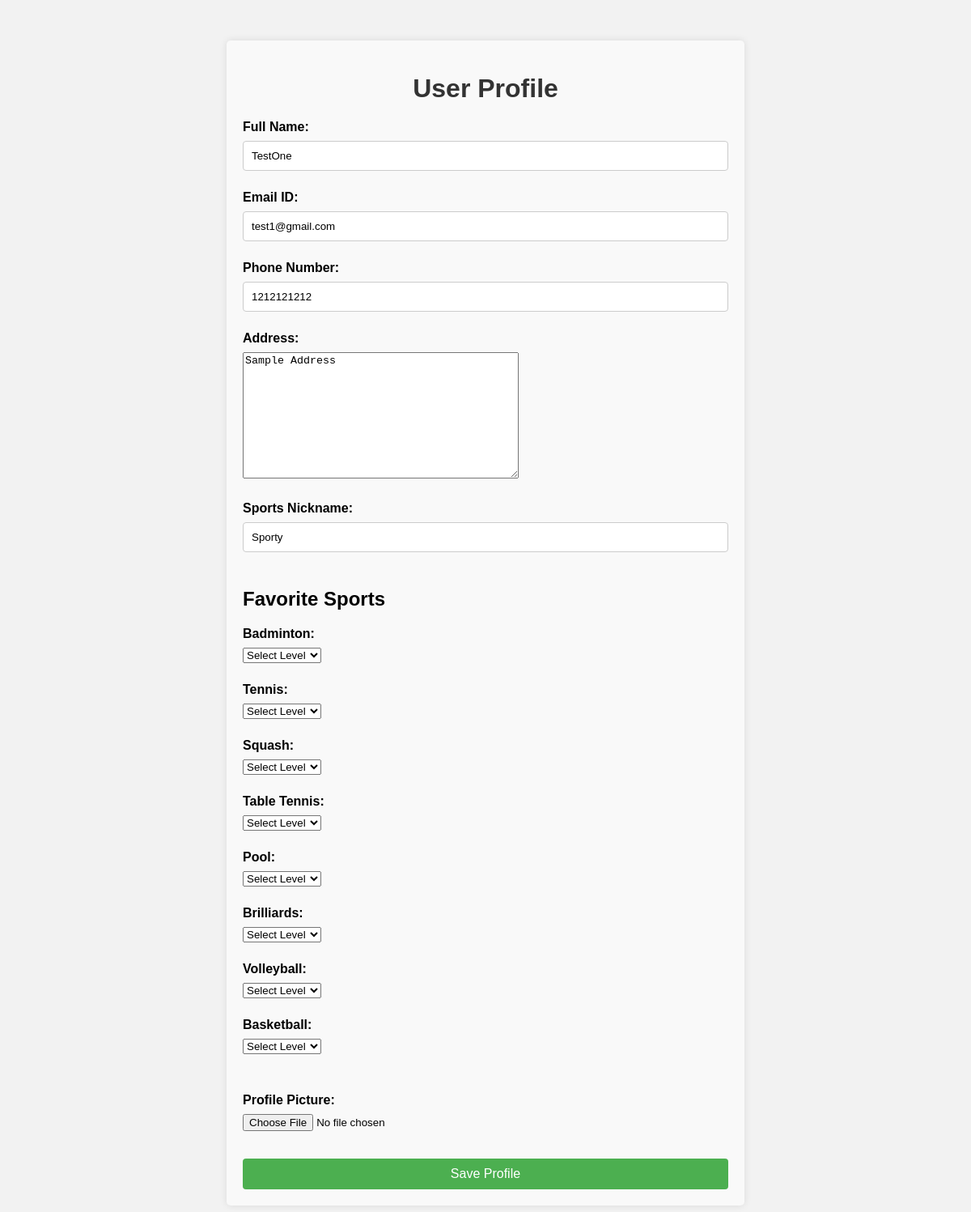
/profile/ (signed in), run on the app's committed database.
### pages/models.py (models this page shows, shortened)
class UserProfile(models.Model):
    user = models.OneToOneField(User, on_delete=models.CASCADE)
    full_name = models.CharField(max_length=100)
    email = models.EmailField()
    phone_number = models.CharField(max_length=15)
    address = models.TextField()
    sports_nickname = models.CharField(max_length=50)
    profile_picture = models.ImageField(upload_to='profile_pics/', blank=True, null=True)

class Sport(models.Model):
    name = models.CharField(max_length=100)

### pages/views.py (the view)
# urls.py: path('profile/', views.user_profile, name='user_profile'),  # Ensure this line exists
def user_profile(request):
    profile, created = UserProfile.objects.get_or_create(user=request.user)
    if request.method == 'POST':
        profile_form = UserProfileForm(request.POST, request.FILES, instance=profile)
        for sport in Sport.objects.all():
            level = request.POST.get(f'level_{sport.id}')  # Get the level for each sport
            if level:
                user_sport, created = UserSport.objects.get_or_create(
                    user_profile=profile,
                    sport=sport,
                    defaults={'level': level}
                )
                if not created:
                    user_sport.level = level  # Update level if already exists
                    user_sport.save()
        if profile_form.is_valid():
            profile_form.save()
            return redirect('user_profile')  # Redirect to the same page after saving
    else:
        profile_form = UserProfileForm(instance=profile)
    sports = Sport.objects.all()  # Get all available sports
    user_sports = UserSport.objects.filter(user_profile=profile)  # Get user's sports
    user_sport_levels = {user_sport.sport.id: user_sport.level for user_sport in user_sports}
    return render(request, 'pages/user_profile.html', {
        'profile_form': profile_form,
        'sports': sports,
        'user_sport_levels': user_sport_levels,  # Pass the dictionary to the template
    })

### pages/forms.py
class UserProfileForm(forms.ModelForm):
    class Meta:
        model = UserProfile
        fields = [
            'full_name',
            'email',
            'phone_number',
            'address',
            'sports_nickname',
            'profile_picture',
        ]

### pages/templatetags/custom_filters.py (called while the page is built)
@register.filter
def get_item(dictionary, key):
    return dictionary.get(key)

### pages/templates/pages/user_profile.html (shortened to what this page needs)
{% extends 'pages/base.html' %}
{% load custom_filters %}
{% block content %}
<div class="profile-container">
    <h1>User Profile</h1>
    <form method="post" enctype="multipart/form-data">
        <div class="form-group">
            <label for="{{ profile_form.full_name.id_for_label }}">Full Name:</label>
            {{ profile_form.full_name }}
        </div>
        <div class="form-group">
            <label for="{{ profile_form.email.id_for_label }}">Email ID:</label>
            {{ profile_form.email }}
        </div>
        <div class="form-group">
            <label for="{{ profile_form.phone_number.id_for_label }}">Phone Number:</label>
            {{ profile_form.phone_number }}
        </div>
        <div class="form-group">
            <label for="{{ profile_form.address.id_for_label }}">Address:</label>
            {{ profile_form.address }}
        </div>
        <div class="form-group">
            <label for="{{ profile_form.sports_nickname.id_for_label }}">Sports Nickname:</label>
            {{ profile_form.sports_nickname }}
        </div>
        <div class="form-group">
            <h2>Favorite Sports</h2>
            {% for sport in sports %}
                <div class="form-group">
                    <label for="level_{{ sport.id }}">{{ sport.name }}:</label>
                    <select name="level_{{ sport.id }}" id="level_{{ sport.id }}">
                        <option value="">Select Level</option>
                    </select>
                </div>
            {% endfor %}
        </div>
        <div class="form-group">
            <label for="{{ profile_form.profile_picture.id_for_label }}">Profile Picture:</label>
            {{ profile_form.profile_picture }}
        </div>
        <button type="submit">Save Profile</button>
    </form>
</div>
{% endblock %}

### pages/templates/pages/base.html (shortened to what this page needs)
<!DOCTYPE html>
<html lang="en">
<head>
    {% load static %}
    <link rel="stylesheet" href="{% static 'css/styles.css' %}">
</head>
<body>
    {% block content %}
    {% endblock %}
</body>
</html>

### pages/static/css/styles.css (style rules this page uses)
body { background-color: #f2f2f2; font-family: Arial, sans-serif; }
h1 { text-align: center; color: #333; margin-bottom: 20px; }
form { display: flex; flex-direction: column; }
.form-group { width: 100%; margin-bottom: 1.5rem; }
.form-group label { display: block; font-weight: bold; margin-bottom: 0.5rem; }
.form-group input[type=text], .form-group input[type=password], .form-group input[type=email] { width: 100%; padding: 10px; border: 1px solid #ccc; border-radius: 4px; box-sizing: border-box; }
button { background-color: #4CAF50; color: white; padding: 10px; border: none; border-radius: 4px; cursor: pointer; margin-top: 10px; font-size: 1rem; }
.profile-container { background-color: #f9f9f9; padding: 20px; border-radius: 5px; box-shadow: 0 0 10px rgba(0, 0, 0, 0.1); max-width: 600px; margin: 50px auto; }
.profile-container h1 { text-align: center; color: #333; }
.profile-container form { display: flex; flex-direction: column; }
.profile-container button { background-color: #4CAF50; color: white; padding: 10px; border: none; border-radius: 4px; cursor: pointer; margin-top: 10px; }

### data on the page
UserProfile: full_name "TestOne", email "test1@gmail.com", phone_number "1212121212", address "Sample Address", sports_nickname "Sporty"
Sport: name "Badminton"
Sport: name "Tennis"
Sport: name "Squash"
Sport: name "Table Tennis"
Sport: name "Pool"
Sport: name "Brilliards"
Sport: name "Volleyball"
Sport: name "Basketball"
